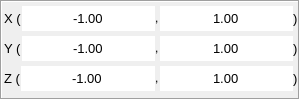
         <widget class="QFrame" name="defineRangeFrame">
          <property name="sizePolicy">
           <sizepolicy hsizetype="Fixed" vsizetype="Fixed">
            <horstretch>0</horstretch>
            <verstretch>0</verstretch>
           </sizepolicy>
          </property>
          <property name="minimumSize">
           <size>
            <width>300</width>
            <height>100</height>
           </size>
          </property>
          <property name="maximumSize">
           <size>
            <width>300</width>
            <height>100</height>
           </size>
          </property>
          <property name="frameShape">
           <enum>QFrame::Box</enum>
          </property>
          <property name="frameShadow">
           <enum>QFrame::Sunken</enum>
          </property>
          <layout class="QVBoxLayout" name="verticalLayout_2">
           <property name="spacing">
            <number>2</number>
           </property>
           <property name="leftMargin">
            <number>0</number>
           </property>
           <property name="topMargin">
            <number>1</number>
           </property>
           <property name="rightMargin">
            <number>0</number>
           </property>
           <property name="bottomMargin">
            <number>1</number>
           </property>
           <item>
            <layout class="QHBoxLayout" name="defineRagneXLayout">
             <property name="spacing">
              <number>0</number>
             </property>
             <property name="leftMargin">
              <number>2</number>
             </property>
             <item>
              <widget class="QLabel" name="startXlabel">
               <property name="sizePolicy">
                <sizepolicy hsizetype="Fixed" vsizetype="Fixed">
                 <horstretch>0</horstretch>
                 <verstretch>0</verstretch>
                </sizepolicy>
               </property>
               <property name="font">
                <font>
                 <pointsize>10</pointsize>
                </font>
               </property>
               <property name="text">
                <string>X (</string>
               </property>
              </widget>
             </item>
             <item>
              <widget class="QDoubleSpinBox" name="defineXMin">
               <property name="sizePolicy">
                <sizepolicy hsizetype="Fixed" vsizetype="Fixed">
                 <horstretch>0</horstretch>
                 <verstretch>0</verstretch>
                </sizepolicy>
               </property>
               <property name="minimumSize">
                <size>
                 <width>48</width>
                 <height>25</height>
                </size>
               </property>
               <property name="maximumSize">
                <size>
                 <width>213213</width>
                 <height>213213</height>
                </size>
               </property>
               <property name="font">
                <font>
                 <pointsize>10</pointsize>
                </font>
               </property>
               <property name="wrapping">
                <bool>false</bool>
               </property>
               <property name="frame">
                <bool>false</bool>
               </property>
               <property name="alignment">
                <set>Qt::AlignCenter</set>
               </property>
               <property name="buttonSymbols">
                <enum>QAbstractSpinBox::NoButtons</enum>
               </property>
               <property name="decimals">
                <number>2</number>
               </property>
               <property name="minimum">
                <double>-1.000000000000000</double>
               </property>
               <property name="maximum">
                <double>1.000000000000000</double>
               </property>
               <property name="singleStep">
                <double>0.010000000000000</double>
               </property>
               <property name="value">
                <double>-1.000000000000000</double>
               </property>
              </widget>
             </item>
             <item>
              <widget class="QLabel" name="spaceXlabel">
               <property name="sizePolicy">
                <sizepolicy hsizetype="Fixed" vsizetype="Fixed">
                 <horstretch>0</horstretch>
                 <verstretch>0</verstretch>
                </sizepolicy>
               </property>
               <property name="minimumSize">
                <size>
                 <width>5</width>
                 <height>0</height>
                </size>
               </property>
               <property name="maximumSize">
                <size>
                 <width>16777215</width>
                 <height>16777215</height>
                </size>
               </property>
               <property name="font">
                <font>
                 <pointsize>9</pointsize>
                </font>
               </property>
               <property name="text">
                <string>,</string>
               </property>
              </widget>
             </item>
             <item>
              <widget class="QDoubleSpinBox" name="defineXMax">
               <property name="sizePolicy">
                <sizepolicy hsizetype="Fixed" vsizetype="Fixed">
                 <horstretch>0</horstretch>
                 <verstretch>0</verstretch>
                </sizepolicy>
               </property>
               <property name="minimumSize">
                <size>
                 <width>48</width>
                 <height>25</height>
                </size>
               </property>
               <property name="maximumSize">
                <size>
                 <width>213213</width>
                 <height>213213</height>
                </size>
               </property>
               <property name="font">
                <font>
                 <pointsize>10</pointsize>
                </font>
               </property>
               <property name="frame">
                <bool>false</bool>
               </property>
               <property name="alignment">
                <set>Qt::AlignCenter</set>
               </property>
               <property name="buttonSymbols">
                <enum>QAbstractSpinBox::NoButtons</enum>
               </property>
               <property name="decimals">
                <number>2</number>
               </property>
               <property name="minimum">
                <double>-1.000000000000000</double>
               </property>
               <property name="maximum">
                <double>1.000000000000000</double>
               </property>
               <property name="singleStep">
                <double>0.010000000000000</double>
               </property>
               <property name="value">
                <double>1.000000000000000</double>
               </property>
              </widget>
             </item>
             <item>
              <widget class="QLabel" name="endXlabel">
               <property name="sizePolicy">
                <sizepolicy hsizetype="Fixed" vsizetype="Fixed">
                 <horstretch>0</horstretch>
                 <verstretch>0</verstretch>
                </sizepolicy>
               </property>
               <property name="minimumSize">
                <size>
                 <width>0</width>
                 <height>0</height>
                </size>
               </property>
               <property name="font">
                <font>
                 <pointsize>10</pointsize>
                </font>
               </property>
               <property name="text">
                <string>)</string>
               </property>
              </widget>
             </item>
            </layout>
           </item>
           <item>
            <layout class="QHBoxLayout" name="defineRagneYLayout">
             <property name="spacing">
              <number>0</number>
             </property>
             <property name="leftMargin">
              <number>2</number>
             </property>
             <item>
              <widget class="QLabel" name="startYlabel">
               <property name="sizePolicy">
                <sizepolicy hsizetype="Fixed" vsizetype="Fixed">
                 <horstretch>0</horstretch>
                 <verstretch>0</verstretch>
                </sizepolicy>
               </property>
               <property name="font">
                <font>
                 <pointsize>10</pointsize>
                </font>
               </property>
               <property name="text">
                <string>Y (</string>
               </property>
              </widget>
             </item>
             <item>
              <widget class="QDoubleSpinBox" name="defineYMin">
               <property name="sizePolicy">
                <sizepolicy hsizetype="Fixed" vsizetype="Fixed">
                 <horstretch>0</horstretch>
                 <verstretch>0</verstretch>
                </sizepolicy>
               </property>
               <property name="minimumSize">
                <size>
                 <width>48</width>
                 <height>25</height>
                </size>
               </property>
               <property name="maximumSize">
                <size>
                 <width>213213</width>
                 <height>213213</height>
                </size>
               </property>
               <property name="font">
                <font>
                 <pointsize>10</pointsize>
                </font>
               </property>
               <property name="wrapping">
                <bool>false</bool>
               </property>
               <property name="frame">
                <bool>false</bool>
               </property>
               <property name="alignment">
                <set>Qt::AlignCenter</set>
               </property>
               <property name="buttonSymbols">
                <enum>QAbstractSpinBox::NoButtons</enum>
               </property>
               <property name="decimals">
                <number>2</number>
               </property>
               <property name="minimum">
                <double>-1.000000000000000</double>
               </property>
               <property name="maximum">
                <double>1.000000000000000</double>
               </property>
               <property name="singleStep">
                <double>0.010000000000000</double>
               </property>
               <property name="value">
                <double>-1.000000000000000</double>
               </property>
              </widget>
             </item>
             <item>
              <widget class="QLabel" name="spaceYlabel">
               <property name="sizePolicy">
                <sizepolicy hsizetype="Fixed" vsizetype="Fixed">
                 <horstretch>0</horstretch>
                 <verstretch>0</verstretch>
                </sizepolicy>
               </property>
               <property name="minimumSize">
                <size>
                 <width>5</width>
                 <height>0</height>
                </size>
               </property>
               <property name="maximumSize">
                <size>
                 <width>16777215</width>
                 <height>16777215</height>
                </size>
               </property>
               <property name="font">
                <font>
                 <pointsize>9</pointsize>
                </font>
               </property>
               <property name="text">
                <string>,</string>
               </property>
              </widget>
             </item>
             <item>
              <widget class="QDoubleSpinBox" name="defineYMax">
               <property name="sizePolicy">
                <sizepolicy hsizetype="Fixed" vsizetype="Fixed">
                 <horstretch>0</horstretch>
                 <verstretch>0</verstretch>
                </sizepolicy>
               </property>
               <property name="minimumSize">
                <size>
                 <width>48</width>
                 <height>25</height>
                </size>
               </property>
               <property name="maximumSize">
                <size>
                 <width>213213</width>
                 <height>213213</height>
                </size>
               </property>
               <property name="font">
                <font>
                 <pointsize>10</pointsize>
                </font>
               </property>
               <property name="frame">
                <bool>false</bool>
               </property>
               <property name="alignment">
                <set>Qt::AlignCenter</set>
               </property>
               <property name="buttonSymbols">
                <enum>QAbstractSpinBox::NoButtons</enum>
               </property>
               <property name="minimum">
                <double>-1.000000000000000</double>
               </property>
               <property name="maximum">
                <double>1.000000000000000</double>
               </property>
               <property name="singleStep">
                <double>0.010000000000000</double>
               </property>
               <property name="value">
                <double>1.000000000000000</double>
               </property>
              </widget>
             </item>
             <item>
              <widget class="QLabel" name="endYlabel">
               <property name="sizePolicy">
                <sizepolicy hsizetype="Fixed" vsizetype="Fixed">
                 <horstretch>0</horstretch>
                 <verstretch>0</verstretch>
                </sizepolicy>
               </property>
               <property name="font">
                <font>
                 <pointsize>10</pointsize>
                </font>
               </property>
               <property name="text">
                <string>)</string>
               </property>
              </widget>
             </item>
            </layout>
           </item>
           <item>
            <layout class="QHBoxLayout" name="defineRagneZLayout">
             <property name="spacing">
              <number>0</number>
             </property>
             <property name="leftMargin">
              <number>2</number>
             </property>
             <item>
              <widget class="QLabel" name="startZlabel">
               <property name="sizePolicy">
                <sizepolicy hsizetype="Fixed" vsizetype="Fixed">
                 <horstretch>0</horstretch>
                 <verstretch>0</verstretch>
                </sizepolicy>
               </property>
               <property name="font">
                <font>
                 <pointsize>10</pointsize>
                </font>
               </property>
               <property name="text">
                <string>Z (</string>
               </property>
              </widget>
             </item>
             <item>
              <widget class="QDoubleSpinBox" name="defineZMin">
               <property name="sizePolicy">
                <sizepolicy hsizetype="Fixed" vsizetype="Fixed">
                 <horstretch>0</horstretch>
                 <verstretch>0</verstretch>
                </sizepolicy>
               </property>
               <property name="minimumSize">
                <size>
                 <width>48</width>
                 <height>25</height>
                </size>
               </property>
               <property name="maximumSize">
                <size>
                 <width>213213</width>
                 <height>213213</height>
                </size>
               </property>
               <property name="font">
                <font>
                 <pointsize>10</pointsize>
                </font>
               </property>
               <property name="frame">
                <bool>false</bool>
               </property>
               <property name="alignment">
                <set>Qt::AlignCenter</set>
               </property>
               <property name="buttonSymbols">
                <enum>QAbstractSpinBox::NoButtons</enum>
               </property>
               <property name="minimum">
                <double>-1.000000000000000</double>
               </property>
               <property name="maximum">
                <double>1.000000000000000</double>
               </property>
               <property name="singleStep">
                <double>0.010000000000000</double>
               </property>
               <property name="value">
                <double>-1.000000000000000</double>
               </property>
              </widget>
             </item>
             <item>
              <widget class="QLabel" name="spaceZlabel">
               <property name="sizePolicy">
                <sizepolicy hsizetype="Fixed" vsizetype="Fixed">
                 <horstretch>0</horstretch>
                 <verstretch>0</verstretch>
                </sizepolicy>
               </property>
               <property name="minimumSize">
                <size>
                 <width>5</width>
                 <height>0</height>
                </size>
               </property>
               <property name="maximumSize">
                <size>
                 <width>16777215</width>
                 <height>16777215</height>
                </size>
               </property>
               <property name="font">
                <font>
                 <pointsize>9</pointsize>
                </font>
               </property>
               <property name="text">
                <string>,</string>
               </property>
              </widget>
             </item>
             <item>
              <widget class="QDoubleSpinBox" name="defineZMax">
               <property name="sizePolicy">
                <sizepolicy hsizetype="Fixed" vsizetype="Fixed">
                 <horstretch>0</horstretch>
                 <verstretch>0</verstretch>
                </sizepolicy>
               </property>
               <property name="minimumSize">
                <size>
                 <width>48</width>
                 <height>25</height>
                </size>
               </property>
               <property name="maximumSize">
                <size>
                 <width>213213</width>
                 <height>213213</height>
                </size>
               </property>
               <property name="font">
                <font>
                 <pointsize>10</pointsize>
                </font>
               </property>
               <property name="frame">
                <bool>false</bool>
               </property>
               <property name="alignment">
                <set>Qt::AlignCenter</set>
               </property>
               <property name="buttonSymbols">
                <enum>QAbstractSpinBox::NoButtons</enum>
               </property>
               <property name="minimum">
                <double>-1.000000000000000</double>
               </property>
               <property name="maximum">
                <double>1.000000000000000</double>
               </property>
               <property name="singleStep">
                <double>0.010000000000000</double>
               </property>
               <property name="value">
                <double>1.000000000000000</double>
               </property>
              </widget>
             </item>
             <item>
              <widget class="QLabel" name="endZlabel">
               <property name="sizePolicy">
                <sizepolicy hsizetype="Fixed" vsizetype="Fixed">
                 <horstretch>0</horstretch>
                 <verstretch>0</verstretch>
                </sizepolicy>
               </property>
               <property name="maximumSize">
                <size>
                 <width>16777215</width>
                 <height>16777215</height>
                </size>
               </property>
               <property name="font">
                <font>
                 <pointsize>10</pointsize>
                </font>
               </property>
               <property name="text">
                <string>)</string>
               </property>
              </widget>
             </item>
            </layout>
           </item>
          </layout>
         </widget>
